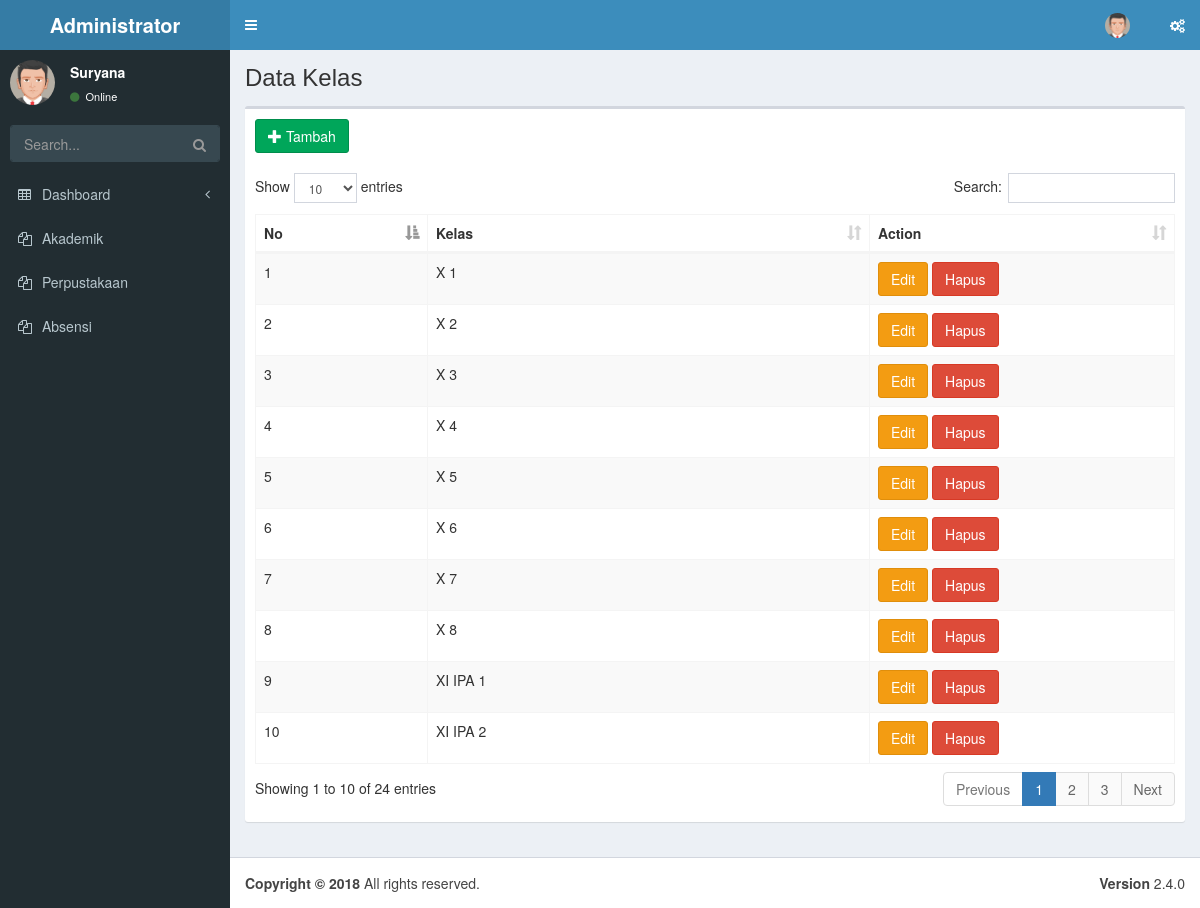
The page /index.php/akademik/kelas on the database its author committed.
### tables this page shows
CREATE TABLE `kelas` (
  `id_kelas` int(10) NOT NULL AUTO_INCREMENT,
  `kelas` varchar(50) DEFAULT NULL,
  PRIMARY KEY (`id_kelas`)
);

### application/libraries/template.php (called while the page is built)
<?php
class Template{
    protected $_CI;
    function __construct(){
        $this->_CI=&get_instance();
    }
    function display($template,$data=null){
        $data['_content']=$this->_CI->load->view($template,$data,true);
        $data['_sidebar']=$this->_CI->load->view('template/sidebar',$data,true);
		$data['_footer']=$this->_CI->load->view('template/footer',$data,true);
        $this->_CI->load->view('template.php',$data);
    }
}

### application/controllers/akademik/kelas.php (called while the page is built, shortened)
<?php
class kelas extends CI_Controller{
	public function index()
	{
		$data['kelas'] = $this->kelas_model->get_all_kelas();
		$this->template->display('akademik/kelas_view', $data);
	}
}

### index.php (called while the page is built, shortened)
<?php
require_once BASEPATH.'core/CodeIgniter.php';

### application/models/akademik/kelas_model.php (called while the page is built, shortened)
<?php
class kelas_model extends CI_Model{
	public function get_all_kelas()
	{
		$this->db->from('kelas');
		$query = $this->db->get();
		return $query->result();
	}
}

### application/views/akademik/kelas_view.php (the view, shortened to what this page needs)
<section class="content-header">
      		<h1>Data Kelas</h1>
    	</section>
    	<section class="content">
      		<div class="row">
        		<div class="col-xs-12">
          			<div class="box">
            			<div class="box-body">
						<div class="table-responsive">
              				<button class="btn btn-success" onClick="tambah_kelas()"><i class="glyphicon glyphicon-plus"></i> Tambah</button>
    						<br />
    						<br />
    						<table id="table_kelas" class="table table-striped table-bordered" cellspacing="0" width="100%">
      							<thead>
        							<tr>
          								<th width="53">No</th>
          								<th width="198">Kelas</th>
          								<th width="145" style="width:125px;">Action</th>
       								</tr>
      							</thead>
      							<tbody>
      							<?php
								$no = 1;
      							foreach($kelas as $kelass) {
      							?>
             						<tr>
                						<td><?php echo $no++ ?></td>
                						<td><?php echo $kelass->kelas; ?></td>
                						<td><button class="btn btn-warning" onClick="edit_kelas(<?php echo $kelass->id_kelas; ?>)">Edit</button>&nbsp;<button class="btn btn-danger" onClick="hapus_kelas(<?php echo $kelass->id_kelas; ?>)">Hapus</button></td>
              						</tr>
          						<?php } ?>
      							</tbody>
    						</table>
            			</div>
						</div>
					</div>
				</div>
			</div>
		</section>
  </body>
</html>

### rows shown on the page
kelas: kelas "X 1"
kelas: kelas "X 2"
kelas: kelas "X 3"
kelas: kelas "X 4"
kelas: kelas "X 5"
kelas: kelas "X 6"
kelas: kelas "X 7"
kelas: kelas "X 8"
kelas: kelas "XI IPA 1"
kelas: kelas "XI IPA 2"
